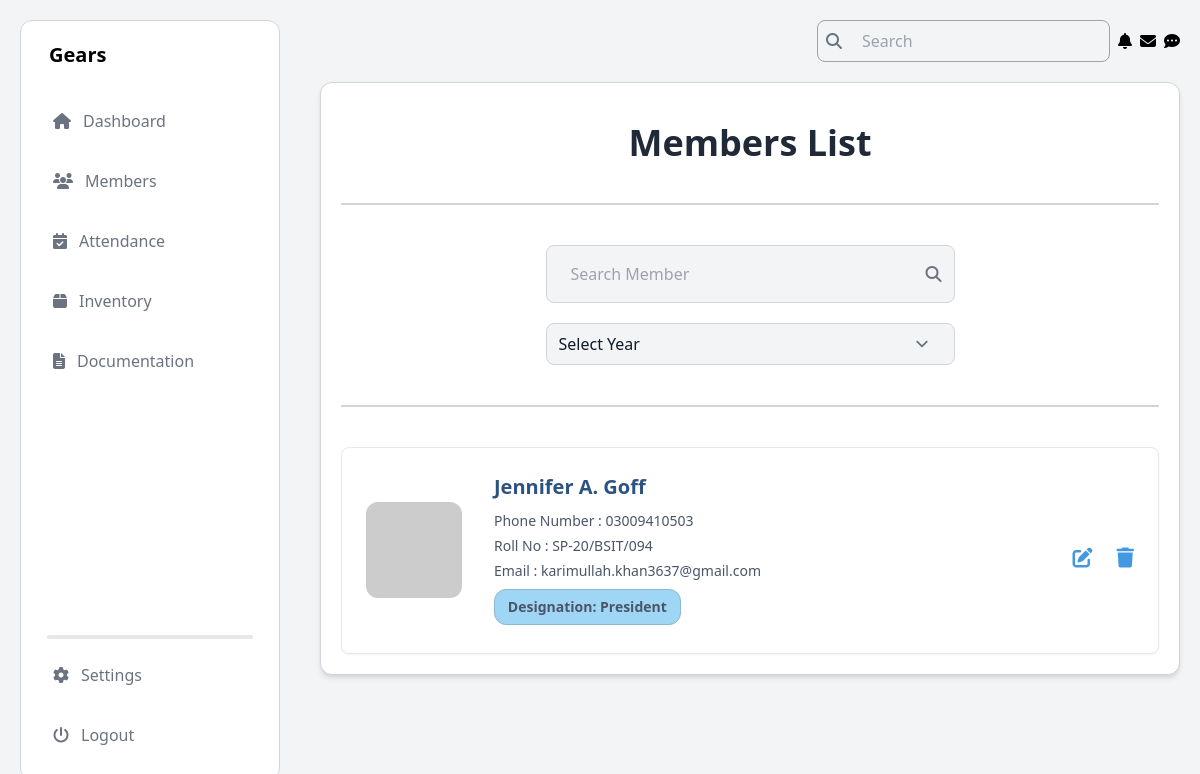
The page /members_mgt_view/ on the database its author committed.
### Members/models.py (models this page shows, shortened)
class Member(models.Model):
    CATEGORY_CHOICES = [
        ('Student', 'Student'),
        ('Alumni', 'Alumni'),
    ]
    DEPARTMENT_CHOICES = [
        ('Computer Science', 'Computer Science'),
        ('Software Engineering', 'Software Engineering'),
        ('Information Technology', 'Information Technology'),
    ]
    DESIGNATION_CHOICES = [
        ('President', 'President'),
        ('Vice President', 'Vice President'),
        ('General Secretary', 'General Secretary'),
        ('Information Secretary', 'Information Secretary'),
        ('Finance Secretary', 'Finance Secretary'),
        ('Media Head', 'Media Head'),
        ('Event Head', 'Event Head'),
        ('Documentation Head', 'Documentation Head'),
        ('Member', 'Member'),
    ]
    BATCH_CHOICES = [
        ('SP-25', 'SP-25'),
        ('FA-25', 'FA-25'),
        ('SP-24', 'SP-24'),
        ('FA-24', 'FA-24'),
        ('FA-23', 'FA-23'),
        ('SP-23', 'SP-23'),
        ('FA-22', 'FA-22'),
        ('SP-22', 'SP-22'),
        ('FA-21', 'FA-21'),
        ('SP-21', 'SP-21'),
        ('FA-20', 'FA-20'),
        ('SP-20', 'SP-20'),
        ('FA-19', 'FA-19'),
        ('SP-19', 'SP-19'),
        ('FA-18', 'FA-18'),
        ('SP-18', 'SP-18'),
        ('FA-17', 'FA-17'),
        ('SP-17', 'SP-17'),
        ('FA-16', 'FA-16'),
        ('SP-16', 'SP-16'),
    ]
    category = models.CharField(max_length=10, choices=CATEGORY_CHOICES)
    name = models.CharField(max_length=100)
    cnic = models.CharField(max_length=15)
    phone_no = models.CharField(max_length=11)
    email = models.EmailField()
    batch_year = models.CharField(max_length=10, default='FA-23')
    dept_degree = models.CharField(max_length=10, default='BSCS')
    roll_num = models.CharField(max_length=10, default='000')
    department = models.CharField(max_length=50, choices=DEPARTMENT_CHOICES)
    batch = models.CharField(max_length=10, choices=BATCH_CHOICES, default='FA-23')
    address = models.CharField(max_length=255)
    joining_date = models.DateField()
    designation = models.CharField(max_length=50, choices=DESIGNATION_CHOICES)

### Members/views.py (the view)
# urls.py: path('members_mgt_view/', views.members_view, name='members_view'),
def members_view(request):
    search_query = request.GET.get('search', '')
    year_filter = request.GET.get('year', '')
    query = Q()
    query &= (Q(name__icontains=search_query) |
              Q(cnic__icontains=search_query) |
              Q(phone_no__icontains=search_query) |
              Q(email__icontains=search_query) |
              Q(designation__icontains=search_query) |
              Q(dept_degree__icontains=search_query))
    if year_filter:
        year_start, year_end = year_filter.split('-')
        year_start = f'20{year_start}'
        year_end = f'20{year_end}'
        query &= Q(joining_date__year__gte=year_start) & Q(joining_date__year__lte=year_end)
    members = Member.objects.filter(query)
    return render(request, 'Members/view_member.html', {
        'members': members,
        'search': search_query,
    })

### Members/templates/Members/view_member.html (shortened to what this page needs)
{% load static tailwind_tags %}
<!DOCTYPE html>
<html lang="en">
<head>
    <link rel="stylesheet" href="https://cdnjs.cloudflare.com/ajax/libs/font-awesome/6.6.0/css/all.min.css" />
    {% tailwind_css %}
    <link rel="stylesheet" href="https://cdnjs.cloudflare.com/ajax/libs/toastr.js/latest/toastr.min.css" />
</head>
<body class="flex bg-gray-100">
    <aside class="h-screen w-1/4 p-5 fixed">
        {% include "Dashboard/admin_nav.html" %}
    </aside>
    <section class="h-screen w-3/4 p-5 absolute inset-y-0 right-0">
        {% include "Dashboard/admin_header.html" %}
        <main class="mt-5 p-5 mx-auto max-w-6xl bg-white rounded-xl border border-gray-300 shadow-md">
            <h1 class="mt-5 font-bold text-center text-4xl text-gray-800 mb-8">Members List</h1>
            <hr class="my-10 border border-gray-300" />
            <div class="w-1/2 mx-auto mb-5">
                <div class="flex items-center bg-gray-100 border border-gray-300 rounded-lg px-3 py-2">
                    <input
                        type="text"
                        placeholder="Search Member"
                        value="{{ search|default:'' }}"
                        class="w-full text-md text-gray-900 bg-gray-100 border-none focus:ring-0"
                        id="search-member"
                        oninput="applyFilters()"
                    />
                    <i class="fa fa-search text-gray-500"></i>
                </div>
            </div>
            <div class="w-1/2 mx-auto mb-5">
                <div class="flex items-center bg-gray-100 border border-gray-300 rounded-lg px-3 py-2">
                    <select class="w-full text-md text-gray-900 bg-gray-100 border-none focus:ring-0" id="year-filter" onchange="applyFilters()">
                        <option value="">Select Year</option>
                    </select>
                </div>
            </div>
            <hr class="my-10 border border-gray-300" />
            <div id="members-container" class="space-y-6">
                {% for member in members %}
                <div class="bg-white shadow-sm border border-gray-200 rounded-lg p-6 card">
                    <div class="card-content">
                        <img src="https://via.placeholder.com/150" alt="Member Image" />
                        <div class="details">
                            <h3 class="member-name">{{ member.name }}</h3>
                            <p > Phone Number : {{ member.phone_no }}</p>
                            <p > Roll No      : {{ member.batch_year }}/{{ member.dept_degree }}/{{member.roll_num}}</p>
                            <p > Email        : {{ member.email }}</p>
                            <p class="designation">Designation: {{ member.designation }}</p>
                        </div>
                        <div class="actions">
                            <a href="#" class="hover:underline" title="Edit">
                                <i class="fas fa-edit"></i>
                            </a>
                            <a href="#" onclick="openModal('{% url 'delete_member' member.id %}'); return false;" class="text-red-600 hover:text-red-800 transition-colors" title="Delete">
                                <i class="fas fa-trash"></i>
                            </a>
                        </div>
                    </div>
                </div>
                {% empty %}
                <p class="text-center text-gray-500">No members found.</p>
                {% endfor %}
            </div>
        </main>
    </section>
</body>
</html>

### Members/templates/Members/view_member.html (style rules this page uses)
body { background-color: #f0f4f8; font-family: 'Inter', sans-serif; }
.card { animation: fadeInUp 0.5s ease-out forwards; transition: transform 0.2s, box-shadow 0.2s; border-radius: 12px; box-shadow: 0 6px 15px rgba(0, 0, 0, 0.1); padding: 1.5rem; }
.card-content { display: flex; align-items: center; }
.card-content img { width: 6rem; height: 6rem; border-radius: 12px; object-fit: cover; margin-right: 1rem; }
.card-content .details { margin-left: 1rem; flex: 1; }
.card-content .details h3 { font-size: 1.25rem; font-weight: 700; color: #2c5282; margin-bottom: 0.5rem; }
.card-content .details p { font-size: 0.875rem; color: #4a5568; margin-bottom: 0.25rem; }
.card-content .actions { display: flex; gap: 1.5rem; align-items: center; margin-top: 1rem; }
.card-content .actions a { color: #4299e1; text-decoration: none; font-size: 1.25rem; display: flex; align-items: center; }
.card-content .actions a i { transition: transform 0.2s; }
.designation { font-size: 0.875rem; font-weight: 600; color: #ffffff; background-color: #a0d6f5; border-radius: 12px; padding: 0.4rem 0.8rem; margin-top: 0.25rem; border: 1px solid #8ab8d1; display: inline-block; text-align: center; box-shadow: none; text-transform: capitalize; }
.member-name { font-size: 1.25rem; font-weight: 700; color: #2b6cb0; margin: 0; }

### rows shown on the page
Member: name "Jennifer A. Goff", phone_no "03009410503", batch_year "SP-20", dept_degree "BSIT", roll_num "094", email "karimullah.khan3637@gmail.com", designation "President"
